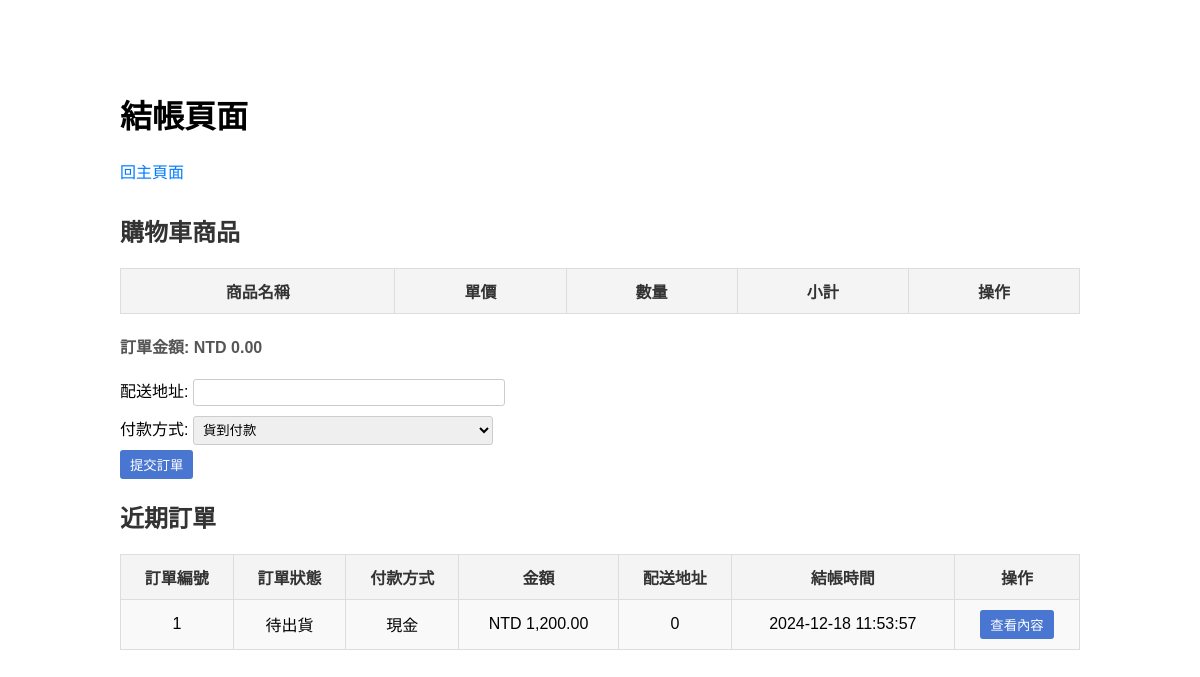
Before: /product/checkout3.php (signed in) with the older database file.
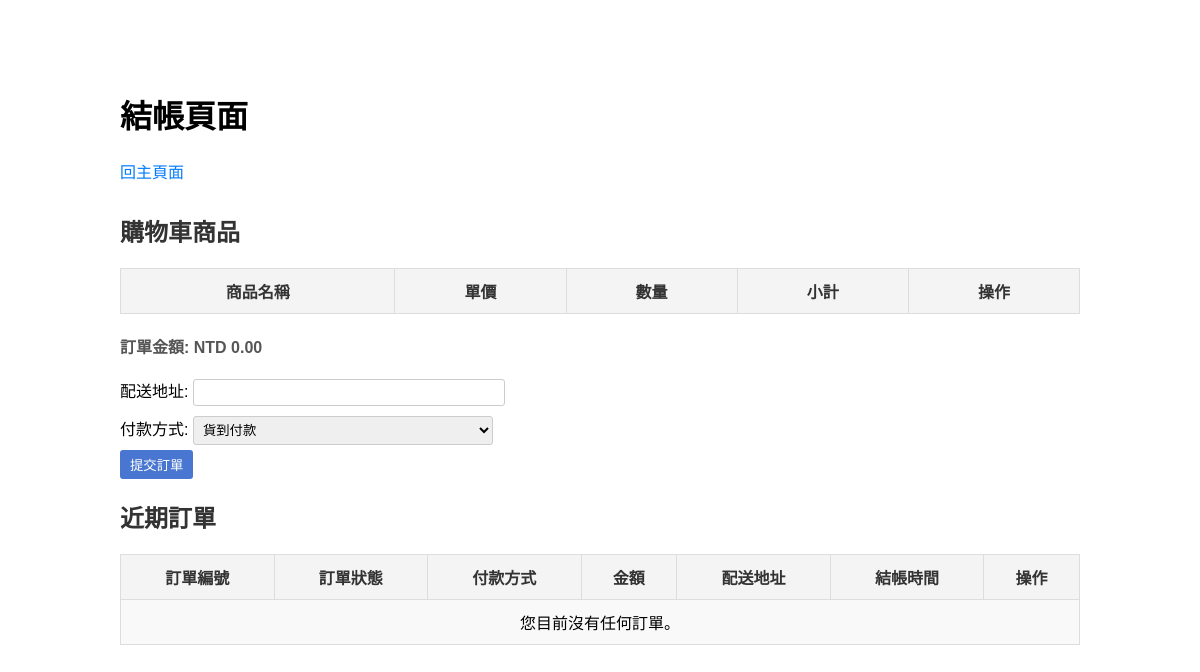
After: the same page with the newer database file.
### tables this page shows
CREATE TABLE `orders` (
  `order_id` int(11) NOT NULL,
  `order_status` varchar(20) DEFAULT NULL,
  `payment_method` varchar(20) DEFAULT NULL,
  `amount` decimal(10,2) DEFAULT NULL,
  `delivery_address` varchar(255) DEFAULT NULL,
  `checkout_time` datetime DEFAULT NULL,
  `member_id` int(11) NOT NULL,
  `cart_id` int(11) NOT NULL,
  PRIMARY KEY (`order_id`),
  KEY `member_id` (`member_id`),
  KEY `orders_ibfk_2` (`cart_id`),
  CONSTRAINT `orders_ibfk_1` FOREIGN KEY (`member_id`) REFERENCES `member` (`member_id`),
  CONSTRAINT `orders_ibfk_2` FOREIGN KEY (`cart_id`) REFERENCES `cart` (`cart_id`)
);

### product/checkout3.php (the view, shortened to what this page needs)
<?php
include("../connection.php");
$member_id = $_SESSION['member_id'];
$order_query = "
SELECT o.order_id, o.order_status, o.payment_method, o.amount, o.delivery_address, o.checkout_time, o.cart_id
FROM orders o
WHERE o.member_id = ?
ORDER BY o.checkout_time DESC
LIMIT 5
";
$order_stmt = $con->prepare($order_query);
$order_stmt->bind_param("i", $member_id);
$order_stmt->execute();
$order_result = $order_stmt->get_result();
$recent_orders = $order_result->fetch_all(MYSQLI_ASSOC);
$total_amount = 0;
?>
<!DOCTYPE html>
<html>
<head>
</head>
<body>
    <h1>結帳頁面</h1>
    <a href="../index.php">回主頁面</a>
    <h2>購物車商品</h2>
    <table border="1">
        <tr>
            <th>商品名稱</th>
            <th>單價</th>
            <th>數量</th>
            <th>小計</th>
            <th>操作</th>
        </tr>
    </table>
    <p>訂單金額: NTD <?php echo number_format($total_amount, 2); ?></p>
    <form method="POST" action="">
    <label>配送地址: <input type="text" name="delivery_address" required></label><br>
    <label>付款方式:
        <select name="payment_method" required>
            <option value="貨到付款">貨到付款</option>
        </select>
    </label><br>
    <button type="submit" name="submit_order">提交訂單</button>
</form>
<h2>近期訂單</h2>
<table border="1">
    <tr>
        <th>訂單編號</th>
        <th>訂單狀態</th>
        <th>付款方式</th>
        <th>金額</th>
        <th>配送地址</th>
        <th>結帳時間</th>
        <th>操作</th>
    </tr>
    <?php if ($recent_orders): ?>
        <?php foreach ($recent_orders as $order): ?>
            <tr>
                <td><?php echo htmlspecialchars($order['order_id']); ?></td>
                <td><?php echo htmlspecialchars($order['order_status']); ?></td>
                <td><?php echo htmlspecialchars($order['payment_method']); ?></td>
                <td>NTD <?php echo number_format($order['amount'], 2); ?></td>
                <td><?php echo htmlspecialchars($order['delivery_address']); ?></td>
                <td><?php echo htmlspecialchars($order['checkout_time']); ?></td>
                <td>
                    <form method="GET" action="cartorder.php">
                        <button type="submit">查看內容</button>
                    </form>
                </td>
            </tr>
        <?php endforeach; ?>
    <?php else: ?>
        <tr>
            <td colspan="7">您目前沒有任何訂單。</td>
        </tr>
    <?php endif; ?>
</table>
</body>
</html>

Changed rows visible on the page:
removed orders: order_id "1", order_status "待出貨", payment_method "現金", amount "1,200.00", delivery_address "0", checkout_time "2024-12-18 11:53:57"
Other visible differences:
text now shown: "您目前沒有任何訂單。"
